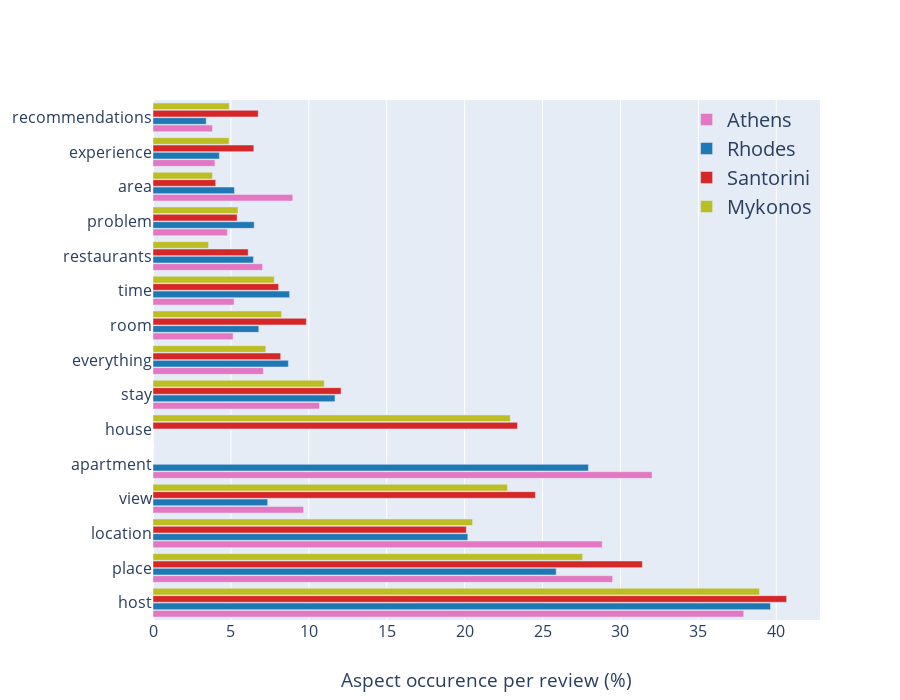

The notebook cell this image was saved under:
### Code cell
bar_plot_word_index0 = 0
bar_plot_word_index1 = 15

bar_plot_words = all_aspects.most_common()[bar_plot_word_index0: bar_plot_word_index1]
bar_plot_words = [word for word, _ in bar_plot_words]
bar_plot_counts = {k: [a[word] for word in bar_plot_words] for k, a in merged_aspects.items()}

fig = go.Figure()
fig.add_trace(go.Bar(
    y=bar_plot_words,
    x=bar_plot_counts["Athens"],
    name="Athens",
    orientation="h",
    marker_color="rgb(227, 119, 194)"
))
fig.add_trace(go.Bar(
    y=bar_plot_words,
    x=bar_plot_counts["Rhodes"],
    name="Rhodes",
    orientation="h",
    marker_color="rgb(31, 119, 180)"
))
fig.add_trace(go.Bar(
    y=bar_plot_words,
    x=bar_plot_counts["Santorini"],
    name="Santorini",
    orientation="h",
    marker_color="rgb(214, 39, 40)"
))
fig.add_trace(go.Bar(
    y=bar_plot_words,
    x=bar_plot_counts["Mykonos"],
    name="Mykonos",
    orientation="h",
    marker_color="rgb(188, 189, 34)"
))

# Here we modify the tickangle of the xaxis, resulting in rotated labels.
fig.update_layout(barmode="group", 
                  width=900,
                  height=700,
                  font_size=16, 
                  xaxis_title="Aspect occurence per review (%)",
                  bargap=0.15, # gap between bars of adjacent location coordinates.
                  bargroupgap=0.1, # gap between bars of the same location coordinate.
                  legend=dict(x=0.8, y=1.0,bgcolor='rgba(255, 255, 255, 0)', 
                              bordercolor='rgba(255, 255, 255, 0)', font_size=20)
                  )
fig.show()

### Figure 1 — Plotly figure (JSON) as saved in the notebook; plotly's stock layout.template omitted (floating-point values rounded to 4 significant figures)
{"data": [{"marker": {"color": "rgb(227, 119, 194)"}, "name": "Athens", "orientation": "h", "type": "bar", "x": [37.91, 29.5, 28.83, 9.666, 32.03, 0, 10.69, 7.084, 5.144, 5.203, 7.033, 4.779, 8.969, 3.976, 3.813], "y": ["host", "place", "location", "view", "apartment", "house", "stay", "everything", "room", "time", "restaurants", "problem", "area", "experience", "recommendations"]}, {"marker": {"color": "rgb(31, 119, 180)"}, "name": "Rhodes", "orientation": "h", "type": "bar", "x": [39.63, 25.87, 20.2, 7.36, 27.94, 0, 11.68, 8.689, 6.79, 8.766, 6.444, 6.493, 5.231, 4.259, 3.414], "y": ["host", "place", "location", "view", "apartment", "house", "stay", "everything", "room", "time", "restaurants", "problem", "area", "experience", "recommendations"]}, {"marker": {"color": "rgb(214, 39, 40)"}, "name": "Santorini", "orientation": "h", "type": "bar", "x": [40.67, 31.41, 20.11, 24.54, 0, 23.39, 12.07, 8.194, 9.843, 8.062, 6.11, 5.397, 4.025, 6.47, 6.753], "y": ["host", "place", "location", "view", "apartment", "house", "stay", "everything", "room", "time", "restaurants", "problem", "area", "experience", "recommendations"]}, {"marker": {"color": "rgb(188, 189, 34)"}, "name": "Mykonos", "orientation": "h", "type": "bar", "x": [38.92, 27.57, 20.51, 22.75, 0, 22.93, 10.99, 7.237, 8.251, 7.779, 3.564, 5.455, 3.817, 4.878, 4.887], "y": ["host", "place", "location", "view", "apartment", "house", "stay", "everything", "room", "time", "restaurants", "problem", "area", "experience", "recommendations"]}], "layout": {"bargap": 0.15, "bargroupgap": 0.1, "barmode": "group", "font": {"size": 16}, "height": 700, "legend": {"bgcolor": "rgba(255, 255, 255, 0)", "bordercolor": "rgba(255, 255, 255, 0)", "font": {"size": 20}, "x": 0.8, "y": 1}, "width": 900, "xaxis": {"title": {"text": "Aspect occurence per review (%)"}}}}
